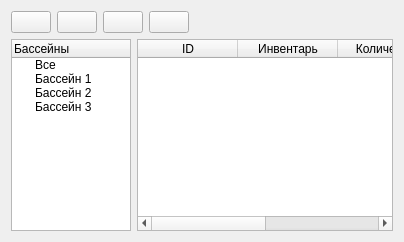
      <widget class="QWidget" name="inventoryTab">
       <attribute name="title">
        <string>Инвентарь</string>
       </attribute>
       <layout class="QGridLayout" name="gridLayout_3">
        <item row="1" column="0">
         <layout class="QHBoxLayout" name="horizontalLayout_12">
          <item>
           <widget class="QTreeWidget" name="inventotyTree">
            <property name="sizePolicy">
             <sizepolicy hsizetype="Maximum" vsizetype="Expanding">
              <horstretch>0</horstretch>
              <verstretch>0</verstretch>
             </sizepolicy>
            </property>
            <property name="maximumSize">
             <size>
              <width>120</width>
              <height>16777215</height>
             </size>
            </property>
            <property name="frameShape">
             <enum>QFrame::StyledPanel</enum>
            </property>
            <property name="frameShadow">
             <enum>QFrame::Sunken</enum>
            </property>
            <property name="lineWidth">
             <number>1</number>
            </property>
            <property name="textElideMode">
             <enum>Qt::ElideLeft</enum>
            </property>
            <property name="rootIsDecorated">
             <bool>true</bool>
            </property>
            <column>
             <property name="text">
              <string>Бассейны</string>
             </property>
            </column>
            <item>
             <property name="text">
              <string>Все</string>
             </property>
            </item>
            <item>
             <property name="text">
              <string>Бассейн 1</string>
             </property>
            </item>
            <item>
             <property name="text">
              <string>Бассейн 2</string>
             </property>
            </item>
            <item>
             <property name="text">
              <string>Бассейн 3</string>
             </property>
            </item>
           </widget>
          </item>
          <item>
           <widget class="QTableWidget" name="inventoryTable">
            <property name="editTriggers">
             <set>QAbstractItemView::NoEditTriggers</set>
            </property>
            <property name="selectionMode">
             <enum>QAbstractItemView::SingleSelection</enum>
            </property>
            <property name="selectionBehavior">
             <enum>QAbstractItemView::SelectRows</enum>
            </property>
            <property name="sortingEnabled">
             <bool>true</bool>
            </property>
            <column>
             <property name="text">
              <string>ID</string>
             </property>
            </column>
            <column>
             <property name="text">
              <string>Инвентарь</string>
             </property>
            </column>
            <column>
             <property name="text">
              <string>Количество</string>
             </property>
            </column>
            <column>
             <property name="text">
              <string>Помещение</string>
             </property>
            </column>
           </widget>
          </item>
         </layout>
        </item>
        <item row="0" column="0">
         <layout class="QHBoxLayout" name="horizontalLayout_13">
          <item>
           <widget class="QPushButton" name="addInventoryButton">
            <property name="toolTip">
             <string>Добавить</string>
            </property>
            <property name="text">
             <string/>
            </property>
            <property name="icon">
             <iconset resource="resourses.qrc">
              <normaloff>:/resourses/images/add.png</normaloff>:/resourses/images/add.png</iconset>
            </property>
            <property name="iconSize">
             <size>
              <width>32</width>
              <height>32</height>
             </size>
            </property>
           </widget>
          </item>
          <item>
           <widget class="QPushButton" name="changeInventoryButton">
            <property name="toolTip">
             <string>Изменить</string>
            </property>
            <property name="text">
             <string/>
            </property>
            <property name="icon">
             <iconset resource="resourses.qrc">
              <normaloff>:/resourses/images/edit.png</normaloff>:/resourses/images/edit.png</iconset>
            </property>
            <property name="iconSize">
             <size>
              <width>32</width>
              <height>32</height>
             </size>
            </property>
           </widget>
          </item>
          <item>
           <widget class="QPushButton" name="deleteInventoryButton">
            <property name="toolTip">
             <string>Удалить</string>
            </property>
            <property name="text">
             <string/>
            </property>
            <property name="icon">
             <iconset resource="resourses.qrc">
              <normaloff>:/resourses/images/delete.png</normaloff>:/resourses/images/delete.png</iconset>
            </property>
            <property name="iconSize">
             <size>
              <width>32</width>
              <height>32</height>
             </size>
            </property>
           </widget>
          </item>
          <item>
           <widget class="QPushButton" name="refreshInventoryButton">
            <property name="toolTip">
             <string>Обновить</string>
            </property>
            <property name="text">
             <string/>
            </property>
            <property name="icon">
             <iconset resource="resourses.qrc">
              <normaloff>:/resourses/images/refresh.png</normaloff>:/resourses/images/refresh.png</iconset>
            </property>
            <property name="iconSize">
             <size>
              <width>32</width>
              <height>32</height>
             </size>
            </property>
           </widget>
          </item>
          <item>
           <spacer name="horizontalSpacer_6">
            <property name="orientation">
             <enum>Qt::Horizontal</enum>
            </property>
            <property name="sizeHint" stdset="0">
             <size>
              <width>40</width>
              <height>20</height>
             </size>
            </property>
           </spacer>
          </item>
         </layout>
        </item>
       </layout>
      </widget>
